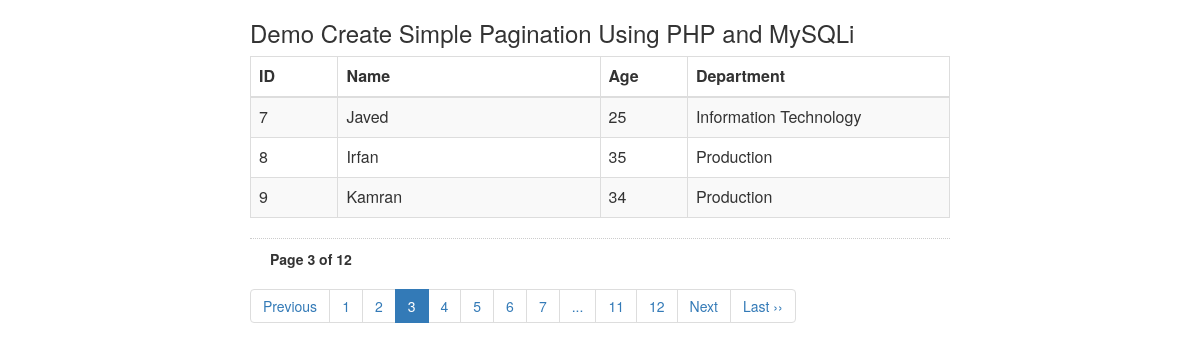
The app's page /?page_no=3 with its own data.
### tables this page shows
CREATE TABLE IF NOT EXISTS `pagination_table` (
  `id` int(10) NOT NULL AUTO_INCREMENT,
  `name` varchar(250) NOT NULL,
  `age` int(10) NOT NULL,
  `dept` varchar(250) NOT NULL,
  PRIMARY KEY (`id`)
);

### index.php (the view, shortened to what this page needs)
<html>
<head>
<link rel="stylesheet" href="css/bootstrap.min.css">
</head>
<body>
<div style="width:700px; margin:0 auto;">
<h3>Demo Create Simple Pagination Using PHP and MySQLi</h3>
<table class="table table-striped table-bordered">
<thead>
<tr>
<th style='width:50px;'>ID</th>
<th style='width:150px;'>Name</th>
<th style='width:50px;'>Age</th>
<th style='width:150px;'>Department</th>
</tr>
</thead>
<tbody>
<?php
include('db.php');
if (isset($_GET['page_no']) && $_GET['page_no']!="") {
	$page_no = $_GET['page_no'];
	} else {
		$page_no = 1;
        }
	$total_records_per_page = 3;
    $offset = ($page_no-1) * $total_records_per_page;
	$previous_page = $page_no - 1;
	$next_page = $page_no + 1;
	$result_count = mysqli_query($con,"SELECT COUNT(*) As total_records FROM `pagination_table`");
	$total_records = mysqli_fetch_array($result_count);
	$total_records = $total_records['total_records'];
    $total_no_of_pages = ceil($total_records / $total_records_per_page);
	$second_last = $total_no_of_pages - 1;
    $result = mysqli_query($con,"SELECT * FROM `pagination_table` LIMIT $offset, $total_records_per_page");
    while($row = mysqli_fetch_array($result)){
		echo "<tr>
			  <td>".$row['id']."</td>
			  <td>".$row['name']."</td>
	 		  <td>".$row['age']."</td>
		   	  <td>".$row['dept']."</td>
		   	  </tr>";
        }
    ?>
</tbody>
</table>
<div style='padding: 10px 20px 0px; border-top: dotted 1px #CCC;'>
<strong>Page <?php echo $page_no." of ".$total_no_of_pages; ?></strong>
</div>
<ul class="pagination">
	<li <?php if($page_no <= 1){ echo "class='disabled'"; } ?>>
	<a <?php if($page_no > 1){ echo "href='?page_no=$previous_page'"; } ?>>Previous</a>
	</li>
    <?php
	if ($total_no_of_pages <= 10){
		for ($counter = 1; $counter <= $total_no_of_pages; $counter++){
			if ($counter == $page_no) {
		   echo "<li class='active'><a>$counter</a></li>";
				}else{
           echo "<li><a href='?page_no=$counter'>$counter</a></li>";
				}
        }
	}
	elseif($total_no_of_pages > 10){
	if($page_no <= 4) {
	 for ($counter = 1; $counter < 8; $counter++){
			if ($counter == $page_no) {
		   echo "<li class='active'><a>$counter</a></li>";
				}else{
           echo "<li><a href='?page_no=$counter'>$counter</a></li>";
				}
        }
		echo "<li><a>...</a></li>";
		echo "<li><a href='?page_no=$second_last'>$second_last</a></li>";
		echo "<li><a href='?page_no=$total_no_of_pages'>$total_no_of_pages</a></li>";
            }
	}
?>
	<li <?php if($page_no >= $total_no_of_pages){ echo "class='disabled'"; } ?>>
	<a <?php if($page_no < $total_no_of_pages) { echo "href='?page_no=$next_page'"; } ?>>Next</a>
	</li>
    <?php if($page_no < $total_no_of_pages){
		echo "<li><a href='?page_no=$total_no_of_pages'>Last &rsaquo;&rsaquo;</a></li>";
		} ?>
</ul>
<br /><br />
</div>
</body>
</html>

### records on screen
pagination_table: id "7", name "Javed", age "25", dept "Information Technology"
pagination_table: id "8", name "Irfan", age "35", dept "Production"
pagination_table: id "9", name "Kamran", age "34", dept "Production"

### other values on screen
$page_no "3"
$total_no_of_pages "12"
$second_last "11"
